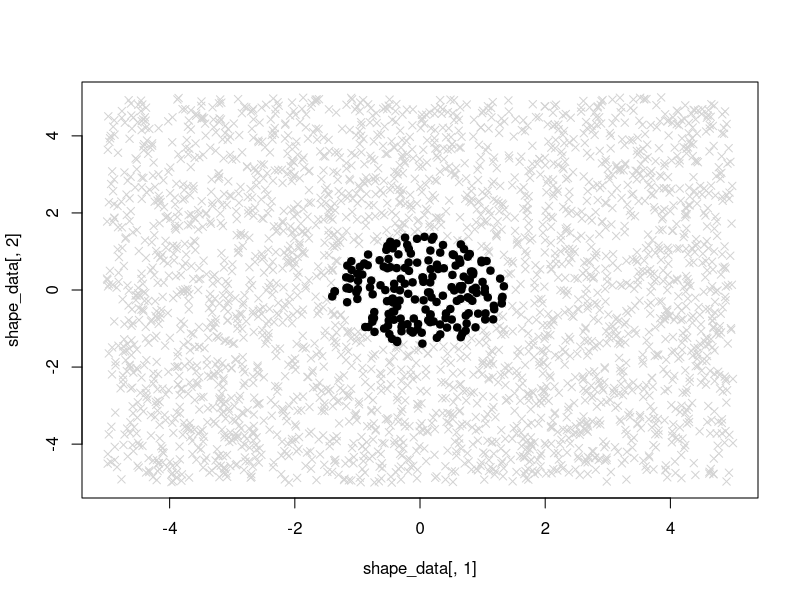
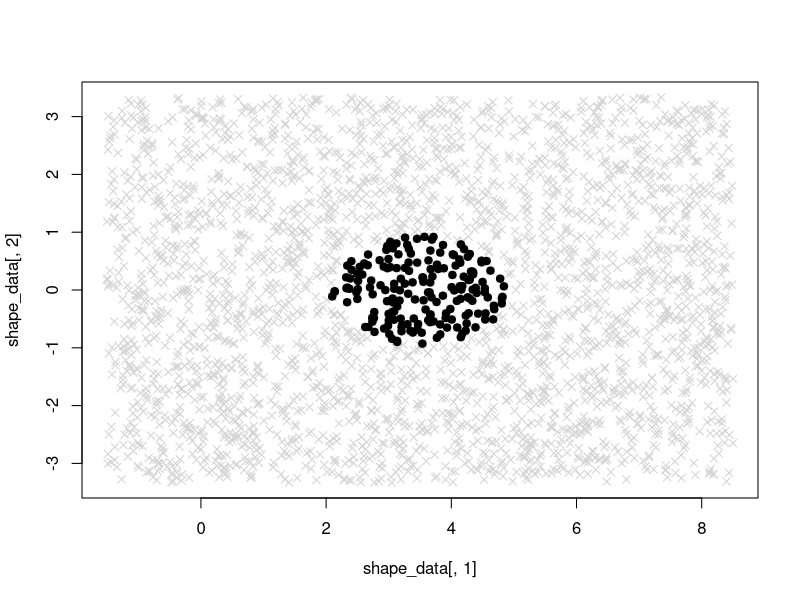

Write the R code that produced these figures, in order.
## ---- chunk 1
knitr::opts_chunk$set(echo = TRUE)
## ---- chunk 2
# set up
shape_x = runif(3000,-5,5)
shape_y = runif(3000,-5,5)
shape_z = 0
shape=data.frame(shape_x,shape_y,shape_z)

# add a circle
shape$shape_z[(shape$shape_x^2+shape$shape_y^2)<=2] = 1

# write out
write.table(shape,"shape.tdf",sep="\t",col.names=T)

# translate to be cheeky and scale
shape_translated_x = shape_x + 3.5
shape_translated_y = shape_y / 1.5
shape_translated = data.frame(shape_translated_x,shape_translated_y,shape$shape_z)
shape_translated$shape.shape_z = shape_translated$shape.shape_z + rnorm(length(shape_x),0,0.1)
write.table(shape_translated,"hard_shape.tdf",sep="\t",col.names=T)

# custom plotting function
plot_shape = function(shape_data){
  plot(shape_data[,1],shape_data[,2],col="light grey",pch=4)
  points(shape_data[shape_data[,3]>0.5,1],shape_data[shape_data[,3]>0.5,2],col="black",pch=19)
}

plot_shape(shape)
plot_shape(shape_translated)

## ---- chunk 3
# custom plotting function
plot_shape = function(shape_data){
  plot(shape_data[,1],shape_data[,2],col="light grey",pch=4)
  points(shape_data[shape_data[,3]>0.5,1],shape_data[shape_data[,3]>0.5,2],col="black",pch=19)
}

